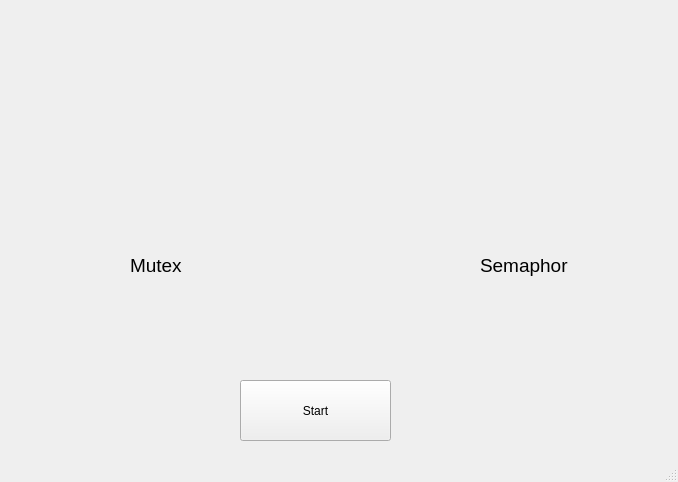
<?xml version="1.0" encoding="UTF-8"?>
<ui version="4.0">
 <class>MainWindow</class>
 <widget class="QMainWindow" name="MainWindow">
  <property name="geometry">
   <rect>
    <x>0</x>
    <y>0</y>
    <width>678</width>
    <height>482</height>
   </rect>
  </property>
  <property name="windowTitle">
   <string>MainWindow</string>
  </property>
  <widget class="QWidget" name="centralwidget">
   <widget class="QPushButton" name="pushButton">
    <property name="geometry">
     <rect>
      <x>240</x>
      <y>380</y>
      <width>151</width>
      <height>61</height>
     </rect>
    </property>
    <property name="text">
     <string>Start</string>
    </property>
   </widget>
   <widget class="QLabel" name="mutex_label">
    <property name="geometry">
     <rect>
      <x>70</x>
      <y>30</y>
      <width>181</width>
      <height>201</height>
     </rect>
    </property>
    <property name="autoFillBackground">
     <bool>true</bool>
    </property>
    <property name="text">
     <string/>
    </property>
   </widget>
   <widget class="QLabel" name="semaphor_label">
    <property name="geometry">
     <rect>
      <x>430</x>
      <y>30</y>
      <width>181</width>
      <height>201</height>
     </rect>
    </property>
    <property name="autoFillBackground">
     <bool>true</bool>
    </property>
    <property name="text">
     <string/>
    </property>
   </widget>
   <widget class="QLabel" name="label_3">
    <property name="geometry">
     <rect>
      <x>130</x>
      <y>240</y>
      <width>61</width>
      <height>51</height>
     </rect>
    </property>
    <property name="font">
     <font>
      <family>Arial</family>
      <pointsize>14</pointsize>
     </font>
    </property>
    <property name="text">
     <string>Mutex</string>
    </property>
   </widget>
   <widget class="QLabel" name="label_4">
    <property name="geometry">
     <rect>
      <x>480</x>
      <y>240</y>
      <width>101</width>
      <height>51</height>
     </rect>
    </property>
    <property name="font">
     <font>
      <family>Arial</family>
      <pointsize>14</pointsize>
     </font>
    </property>
    <property name="text">
     <string>Semaphor</string>
    </property>
   </widget>
  </widget>
  <widget class="QMenuBar" name="menubar">
   <property name="geometry">
    <rect>
     <x>0</x>
     <y>0</y>
     <width>678</width>
     <height>21</height>
    </rect>
   </property>
  </widget>
  <widget class="QStatusBar" name="statusbar"/>
 </widget>
 <resources/>
 <connections/>
</ui>
